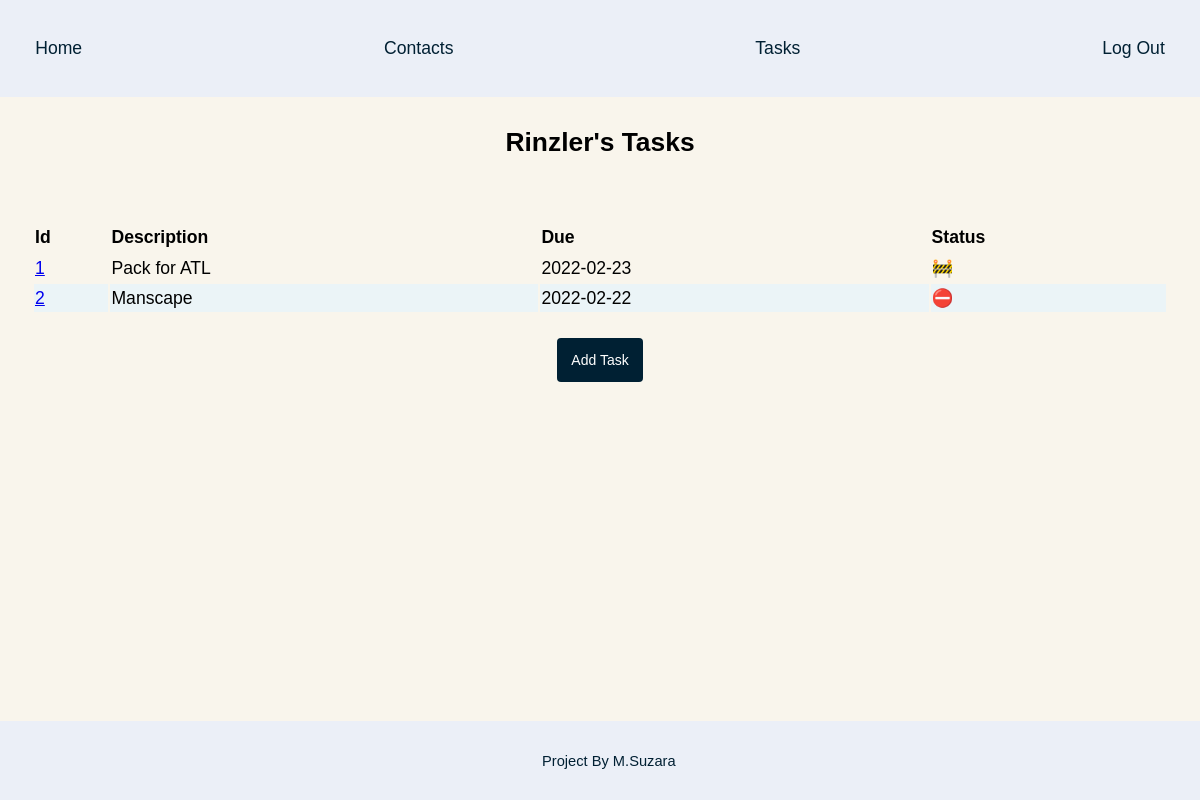
Page /task/tasks (signed in) on the committed database.
### app/models.py (models this page shows, shortened)
class User(UserMixin, db.Model):
    __tablename__ = "users"
    id = db.Column(db.Integer, primary_key=True)
    email = db.Column(db.String(64), unique=True, index=True)
    username = db.Column(db.String(64), unique=True, index=True)
    password_hash = db.Column(db.String(128))
    role_id = db.Column(db.Integer, db.ForeignKey("roles.id"))
    @property
    def password(self):
        raise AttributeError("password is not a readable attribute")

class Task(db.Model):
    __tablename__ = "tasks"
    id = db.Column(db.Integer, primary_key=True)
    description = db.Column(db.String(40), nullable=False)
    due_date = db.Column(db.String(10), nullable=False)
    status = db.Column(db.String(10), nullable=False)

### app/task/views.py (the view)
@task.route("/tasks")
@login_required
def tasks():
    tasks_list = Task.query.all()
    return render_template("task/tasks.html", title="Tasks", tasks=tasks_list)

### app/models.py (called while the page is built, shortened)
@login_manager.user_loader
def load_user(user_id):
    return User.query.get(int(user_id))

### app/templates/task/tasks.html (shortened to what this page needs)
{% extends "base.html" %}
{% block page_content %}
{% if current_user.is_authenticated %}
<section id="tasks">
	{% if tasks %}
	<h2>{{ current_user.username.title() }}'s Tasks</h2>
	<form action="" method="post" name="task_list">
	<table>
		<thead>
			<tr>
				<th>Id</th>
				<th>Description</th>
				<th>Due</th>
				<th>Status</th>
			</tr>
		</thead>
		<tbody>
		{% for task in tasks %}
			<tr>
				<td>
					<a class="task-id" href="{{ url_for('task.task_view', task_id=task.id) }}">
					{{ task.id }}
					</a>
				</td>
				<td>
					{{ task.description }}
				</td>
				<td>
					{{ task.due_date }}
				</td>
				<td>
					{{ task.status }}
				</td>
			</tr>
			{% endfor %}
		</tbody>
	</table>
	</form>
	{% else %}
		<h3 class="no-content">No Tasks At This Time</h3>
	{% endif %}
</div>
	<a class="button button-add" href="{{ url_for('task.new_task') }}">Add Task</a>
{% endif %}
{% endblock %}

### app/static/style.css (style rules this page uses)
:root { --gumbo: #5F8884; --just_right: #E0BEB1; --scorpion: #78656C; --deep_fir: #043A14; --black_pearl: #002033; --black_pearl_complement: #331300; --light_gray_cyan: #ebf4f7; --off_white: #F9F5EC; --off_white_complement: #EBEFF7; --hover_orange: #c05139; --alert_yellow: #FFE368; }
body { background-color: var(--off_white); font-family: Arial, Helvetica, sans-serif; font-size: 1.1em; line-height: 1.5; margin: 0; text-align: center; }
h1, h2, h3 { margin: 0; padding: 1em 0; }
.button { border: none; border-radius: 4px; color: white; cursor: pointer; font-size: 14px; padding: 1em; text-decoration: none; width: 10%; }
.button-add { background-color: var(--black_pearl); }
form { box-sizing: border-box; border-radius: 1rem; display: grid; font-family: Arial, Helvetica, sans-serif; gap: 2rem; grid-template-columns: 1fr; padding: 2rem; text-align: left; }
tr:nth-child(even) { background-color: var(--light_gray_cyan); }

### rows in the picture
User: username "Rinzler"
Task: id "1", description "Pack for ATL", due_date "2022-02-23", status "🚧"
Task: id "2", description "Manscape", due_date "2022-02-22", status "⛔️"
